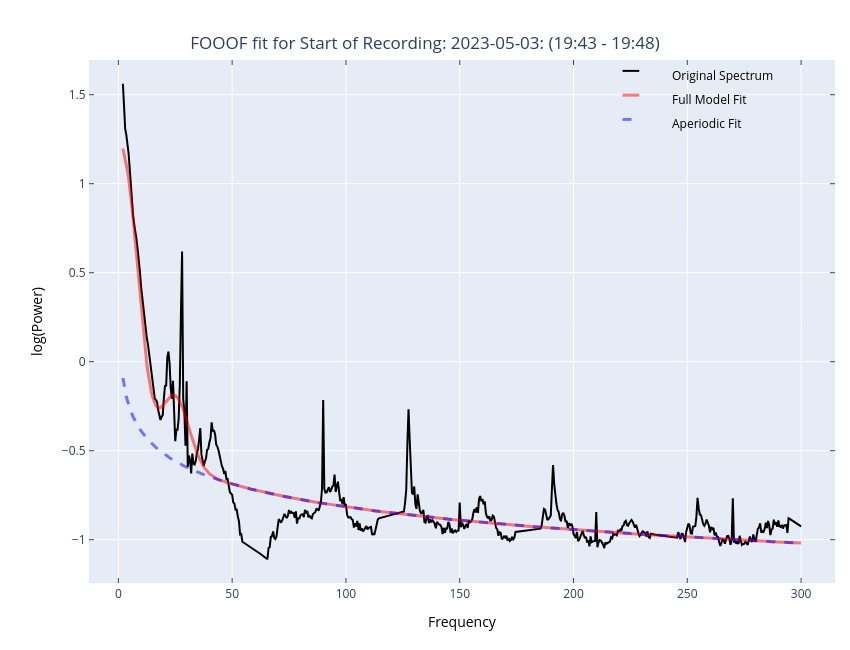
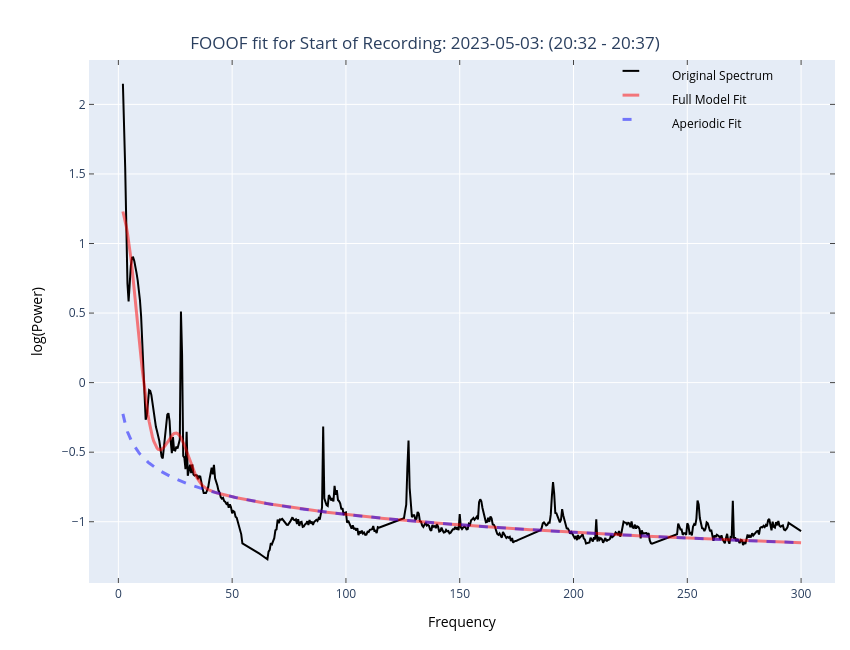
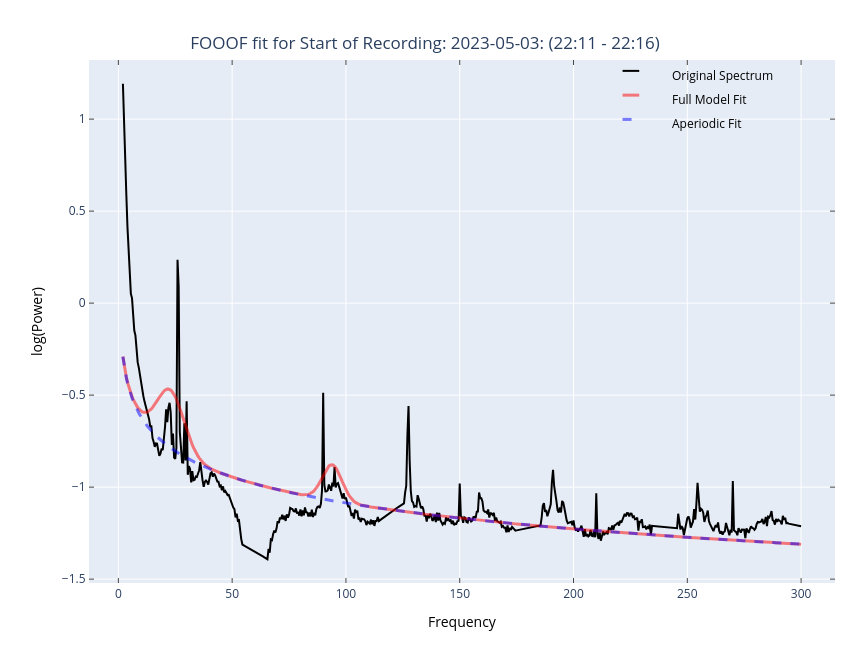
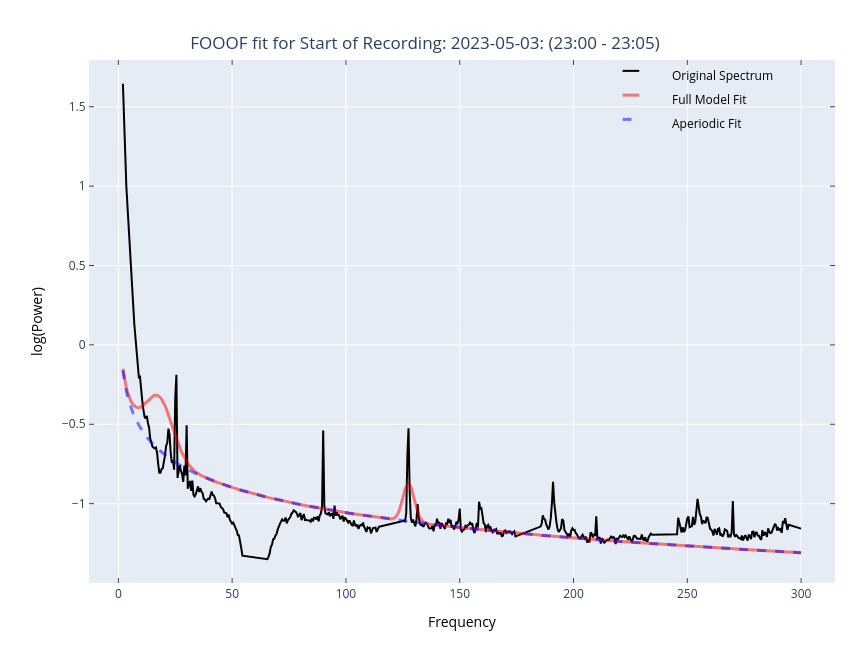

Source (notebook cell) for these figures, in order:
### Markdown cell above
Session fits

### Code cell
# Plot FOOOF fit for each session (averaged across electrodes)
fooof_param_idx = 3

for name, sessions in session_dict.items():

    for session in sessions:

        json_plot_object = (analysis.FOOOFAnalysis & session & f"fooof_param_idx = '{fooof_param_idx}'").fetch1("plot")

        fig = pio.from_json(json_plot_object)

        # add title to pio figure
        fig.update_layout(
            title={
                "text": f"FOOOF fit for {name}: {session['start_time'].strftime('%Y-%m-%d: (%H:%M')} - {session['end_time'].strftime('%H:%M)')}",
                "x": 0.5,
                "xanchor": "center",
                "y": 0.95,
                "yanchor": "top",
                "pad": {"t": 5}
            },
            margin={"t": 60}
        )

        fig.show()

### Figure 1 — Plotly figure (JSON) as saved in the notebook; plotly's stock layout.template omitted (floating-point values rounded to 4 significant figures; data arrays with more than 128 entries replaced by an {"elided": "..."} marker saying what was removed)
{"data": [{"line": {"color": "rgba (0, 0, 0, 1)", "dash": "solid", "width": 2}, "mode": "lines", "name": "Original Spectrum", "type": "scatter", "x": {"elided": "597 float values"}, "xaxis": "x", "y": {"elided": "597 float values"}, "yaxis": "y"}, {"line": {"color": "rgba (255, 0, 0, 0.5)", "dash": "solid", "width": 3}, "mode": "lines", "name": "Full Model Fit", "type": "scatter", "x": {"elided": "597 float values"}, "xaxis": "x", "y": {"elided": "597 float values"}, "yaxis": "y"}, {"line": {"color": "rgba (0, 0, 255, 0.5)", "dash": "dash", "width": 3}, "mode": "lines", "name": "Aperiodic Fit", "type": "scatter", "x": {"elided": "597 float values"}, "xaxis": "x", "y": {"elided": "597 float values"}, "yaxis": "y"}], "layout": {"annotations": [{"align": "left", "font": {"color": "#000000", "size": 12}, "opacity": 1, "showarrow": false, "text": "Original Spectrum", "x": 0.779, "xanchor": "left", "xref": "paper", "y": 0.9506, "yanchor": "bottom", "yref": "paper"}, {"align": "left", "font": {"color": "#000000", "size": 12}, "opacity": 1, "showarrow": false, "text": "Full Model Fit", "x": 0.779, "xanchor": "left", "xref": "paper", "y": 0.9042, "yanchor": "bottom", "yref": "paper"}, {"align": "left", "font": {"color": "#000000", "size": 12}, "opacity": 1, "showarrow": false, "text": "Aperiodic Fit", "x": 0.779, "xanchor": "left", "xref": "paper", "y": 0.8577, "yanchor": "bottom", "yref": "paper"}], "autosize": false, "height": 650, "hovermode": "closest", "margin": {"b": 67, "l": 89, "pad": 0, "r": 15, "t": 60}, "shapes": [{"line": {"color": "rgba (0, 0, 0, 1)", "dash": "solid", "width": 2}, "type": "line", "x0": 0.7152, "x1": 0.7376, "xref": "paper", "y0": 0.9792, "y1": 0.9792, "yref": "paper"}, {"line": {"color": "rgba (255, 0, 0, 0.5)", "dash": "solid", "width": 3}, "type": "line", "x0": 0.7152, "x1": 0.7376, "xref": "paper", "y0": 0.9328, "y1": 0.9328, "yref": "paper"}, {"line": {"color": "rgba (0, 0, 255, 0.5)", "dash": "dash", "width": 3}, "type": "line", "x0": 0.7152, "x1": 0.7376, "xref": "paper", "y0": 0.8864, "y1": 0.8864, "yref": "paper"}], "showlegend": false, "title": {"pad": {"t": 5}, "text": "FOOOF fit for Start of Recording: 2023-05-03: (19:43 - 19:48)", "x": 0.5, "xanchor": "center", "y": 0.95, "yanchor": "top"}, "width": 850, "xaxis": {"anchor": "y", "domain": [0, 1], "mirror": "ticks", "nticks": 9, "range": [-12.9, 314.9], "showgrid": true, "showline": true, "side": "bottom", "tickfont": {"size": 12}, "ticks": "inside", "title": {"font": {"color": "#000000", "size": 14}, "text": "Frequency"}, "type": "linear", "zeroline": false}, "yaxis": {"anchor": "x", "domain": [0, 1], "mirror": "ticks", "nticks": 8, "range": [-1.243, 1.695], "showgrid": true, "showline": true, "side": "left", "tickfont": {"size": 12}, "ticks": "inside", "title": {"font": {"color": "#000000", "size": 14}, "text": "log(Power)"}, "type": "linear", "zeroline": false}}}

### Figure 2 — Plotly figure (JSON) as saved in the notebook; plotly's stock layout.template omitted (floating-point values rounded to 4 significant figures; data arrays with more than 128 entries replaced by an {"elided": "..."} marker saying what was removed)
{"data": [{"line": {"color": "rgba (0, 0, 0, 1)", "dash": "solid", "width": 2}, "mode": "lines", "name": "Original Spectrum", "type": "scatter", "x": {"elided": "597 float values"}, "xaxis": "x", "y": {"elided": "597 float values"}, "yaxis": "y"}, {"line": {"color": "rgba (255, 0, 0, 0.5)", "dash": "solid", "width": 3}, "mode": "lines", "name": "Full Model Fit", "type": "scatter", "x": {"elided": "597 float values"}, "xaxis": "x", "y": {"elided": "597 float values"}, "yaxis": "y"}, {"line": {"color": "rgba (0, 0, 255, 0.5)", "dash": "dash", "width": 3}, "mode": "lines", "name": "Aperiodic Fit", "type": "scatter", "x": {"elided": "597 float values"}, "xaxis": "x", "y": {"elided": "597 float values"}, "yaxis": "y"}], "layout": {"annotations": [{"align": "left", "font": {"color": "#000000", "size": 12}, "opacity": 1, "showarrow": false, "text": "Original Spectrum", "x": 0.779, "xanchor": "left", "xref": "paper", "y": 0.9506, "yanchor": "bottom", "yref": "paper"}, {"align": "left", "font": {"color": "#000000", "size": 12}, "opacity": 1, "showarrow": false, "text": "Full Model Fit", "x": 0.779, "xanchor": "left", "xref": "paper", "y": 0.9042, "yanchor": "bottom", "yref": "paper"}, {"align": "left", "font": {"color": "#000000", "size": 12}, "opacity": 1, "showarrow": false, "text": "Aperiodic Fit", "x": 0.779, "xanchor": "left", "xref": "paper", "y": 0.8577, "yanchor": "bottom", "yref": "paper"}], "autosize": false, "height": 650, "hovermode": "closest", "margin": {"b": 67, "l": 89, "pad": 0, "r": 15, "t": 60}, "shapes": [{"line": {"color": "rgba (0, 0, 0, 1)", "dash": "solid", "width": 2}, "type": "line", "x0": 0.7152, "x1": 0.7376, "xref": "paper", "y0": 0.9792, "y1": 0.9792, "yref": "paper"}, {"line": {"color": "rgba (255, 0, 0, 0.5)", "dash": "solid", "width": 3}, "type": "line", "x0": 0.7152, "x1": 0.7376, "xref": "paper", "y0": 0.9328, "y1": 0.9328, "yref": "paper"}, {"line": {"color": "rgba (0, 0, 255, 0.5)", "dash": "dash", "width": 3}, "type": "line", "x0": 0.7152, "x1": 0.7376, "xref": "paper", "y0": 0.8864, "y1": 0.8864, "yref": "paper"}], "showlegend": false, "title": {"pad": {"t": 5}, "text": "FOOOF fit for Start of Recording: 2023-05-03: (20:32 - 20:37)", "x": 0.5, "xanchor": "center", "y": 0.95, "yanchor": "top"}, "width": 850, "xaxis": {"anchor": "y", "domain": [0, 1], "mirror": "ticks", "nticks": 9, "range": [-12.9, 314.9], "showgrid": true, "showline": true, "side": "bottom", "tickfont": {"size": 12}, "ticks": "inside", "title": {"font": {"color": "#000000", "size": 14}, "text": "Frequency"}, "type": "linear", "zeroline": false}, "yaxis": {"anchor": "x", "domain": [0, 1], "mirror": "ticks", "nticks": 9, "range": [-1.44, 2.319], "showgrid": true, "showline": true, "side": "left", "tickfont": {"size": 12}, "ticks": "inside", "title": {"font": {"color": "#000000", "size": 14}, "text": "log(Power)"}, "type": "linear", "zeroline": false}}}

### Figure 3 — Plotly figure (JSON) as saved in the notebook; plotly's stock layout.template omitted (floating-point values rounded to 4 significant figures; data arrays with more than 128 entries replaced by an {"elided": "..."} marker saying what was removed)
{"data": [{"line": {"color": "rgba (0, 0, 0, 1)", "dash": "solid", "width": 2}, "mode": "lines", "name": "Original Spectrum", "type": "scatter", "x": {"elided": "597 float values"}, "xaxis": "x", "y": {"elided": "597 float values"}, "yaxis": "y"}, {"line": {"color": "rgba (255, 0, 0, 0.5)", "dash": "solid", "width": 3}, "mode": "lines", "name": "Full Model Fit", "type": "scatter", "x": {"elided": "597 float values"}, "xaxis": "x", "y": {"elided": "597 float values"}, "yaxis": "y"}, {"line": {"color": "rgba (0, 0, 255, 0.5)", "dash": "dash", "width": 3}, "mode": "lines", "name": "Aperiodic Fit", "type": "scatter", "x": {"elided": "597 float values"}, "xaxis": "x", "y": {"elided": "597 float values"}, "yaxis": "y"}], "layout": {"annotations": [{"align": "left", "font": {"color": "#000000", "size": 12}, "opacity": 1, "showarrow": false, "text": "Original Spectrum", "x": 0.779, "xanchor": "left", "xref": "paper", "y": 0.9506, "yanchor": "bottom", "yref": "paper"}, {"align": "left", "font": {"color": "#000000", "size": 12}, "opacity": 1, "showarrow": false, "text": "Full Model Fit", "x": 0.779, "xanchor": "left", "xref": "paper", "y": 0.9042, "yanchor": "bottom", "yref": "paper"}, {"align": "left", "font": {"color": "#000000", "size": 12}, "opacity": 1, "showarrow": false, "text": "Aperiodic Fit", "x": 0.779, "xanchor": "left", "xref": "paper", "y": 0.8577, "yanchor": "bottom", "yref": "paper"}], "autosize": false, "height": 650, "hovermode": "closest", "margin": {"b": 67, "l": 89, "pad": 0, "r": 15, "t": 60}, "shapes": [{"line": {"color": "rgba (0, 0, 0, 1)", "dash": "solid", "width": 2}, "type": "line", "x0": 0.7152, "x1": 0.7376, "xref": "paper", "y0": 0.9792, "y1": 0.9792, "yref": "paper"}, {"line": {"color": "rgba (255, 0, 0, 0.5)", "dash": "solid", "width": 3}, "type": "line", "x0": 0.7152, "x1": 0.7376, "xref": "paper", "y0": 0.9328, "y1": 0.9328, "yref": "paper"}, {"line": {"color": "rgba (0, 0, 255, 0.5)", "dash": "dash", "width": 3}, "type": "line", "x0": 0.7152, "x1": 0.7376, "xref": "paper", "y0": 0.8864, "y1": 0.8864, "yref": "paper"}], "showlegend": false, "title": {"pad": {"t": 5}, "text": "FOOOF fit for Start of Recording: 2023-05-03: (22:11 - 22:16)", "x": 0.5, "xanchor": "center", "y": 0.95, "yanchor": "top"}, "width": 850, "xaxis": {"anchor": "y", "domain": [0, 1], "mirror": "ticks", "nticks": 9, "range": [-12.9, 314.9], "showgrid": true, "showline": true, "side": "bottom", "tickfont": {"size": 12}, "ticks": "inside", "title": {"font": {"color": "#000000", "size": 14}, "text": "Frequency"}, "type": "linear", "zeroline": false}, "yaxis": {"anchor": "x", "domain": [0, 1], "mirror": "ticks", "nticks": 8, "range": [-1.521, 1.321], "showgrid": true, "showline": true, "side": "left", "tickfont": {"size": 12}, "ticks": "inside", "title": {"font": {"color": "#000000", "size": 14}, "text": "log(Power)"}, "type": "linear", "zeroline": false}}}

### Figure 4 — Plotly figure (JSON) as saved in the notebook; plotly's stock layout.template omitted (floating-point values rounded to 4 significant figures; data arrays with more than 128 entries replaced by an {"elided": "..."} marker saying what was removed)
{"data": [{"line": {"color": "rgba (0, 0, 0, 1)", "dash": "solid", "width": 2}, "mode": "lines", "name": "Original Spectrum", "type": "scatter", "x": {"elided": "597 float values"}, "xaxis": "x", "y": {"elided": "597 float values"}, "yaxis": "y"}, {"line": {"color": "rgba (255, 0, 0, 0.5)", "dash": "solid", "width": 3}, "mode": "lines", "name": "Full Model Fit", "type": "scatter", "x": {"elided": "597 float values"}, "xaxis": "x", "y": {"elided": "597 float values"}, "yaxis": "y"}, {"line": {"color": "rgba (0, 0, 255, 0.5)", "dash": "dash", "width": 3}, "mode": "lines", "name": "Aperiodic Fit", "type": "scatter", "x": {"elided": "597 float values"}, "xaxis": "x", "y": {"elided": "597 float values"}, "yaxis": "y"}], "layout": {"annotations": [{"align": "left", "font": {"color": "#000000", "size": 12}, "opacity": 1, "showarrow": false, "text": "Original Spectrum", "x": 0.779, "xanchor": "left", "xref": "paper", "y": 0.9506, "yanchor": "bottom", "yref": "paper"}, {"align": "left", "font": {"color": "#000000", "size": 12}, "opacity": 1, "showarrow": false, "text": "Full Model Fit", "x": 0.779, "xanchor": "left", "xref": "paper", "y": 0.9042, "yanchor": "bottom", "yref": "paper"}, {"align": "left", "font": {"color": "#000000", "size": 12}, "opacity": 1, "showarrow": false, "text": "Aperiodic Fit", "x": 0.779, "xanchor": "left", "xref": "paper", "y": 0.8577, "yanchor": "bottom", "yref": "paper"}], "autosize": false, "height": 650, "hovermode": "closest", "margin": {"b": 67, "l": 89, "pad": 0, "r": 15, "t": 60}, "shapes": [{"line": {"color": "rgba (0, 0, 0, 1)", "dash": "solid", "width": 2}, "type": "line", "x0": 0.7152, "x1": 0.7376, "xref": "paper", "y0": 0.9792, "y1": 0.9792, "yref": "paper"}, {"line": {"color": "rgba (255, 0, 0, 0.5)", "dash": "solid", "width": 3}, "type": "line", "x0": 0.7152, "x1": 0.7376, "xref": "paper", "y0": 0.9328, "y1": 0.9328, "yref": "paper"}, {"line": {"color": "rgba (0, 0, 255, 0.5)", "dash": "dash", "width": 3}, "type": "line", "x0": 0.7152, "x1": 0.7376, "xref": "paper", "y0": 0.8864, "y1": 0.8864, "yref": "paper"}], "showlegend": false, "title": {"pad": {"t": 5}, "text": "FOOOF fit for Start of Recording: 2023-05-03: (23:00 - 23:05)", "x": 0.5, "xanchor": "center", "y": 0.95, "yanchor": "top"}, "width": 850, "xaxis": {"anchor": "y", "domain": [0, 1], "mirror": "ticks", "nticks": 9, "range": [-12.9, 314.9], "showgrid": true, "showline": true, "side": "bottom", "tickfont": {"size": 12}, "ticks": "inside", "title": {"font": {"color": "#000000", "size": 14}, "text": "Frequency"}, "type": "linear", "zeroline": false}, "yaxis": {"anchor": "x", "domain": [0, 1], "mirror": "ticks", "nticks": 8, "range": [-1.5, 1.794], "showgrid": true, "showline": true, "side": "left", "tickfont": {"size": 12}, "ticks": "inside", "title": {"font": {"color": "#000000", "size": 14}, "text": "log(Power)"}, "type": "linear", "zeroline": false}}}
